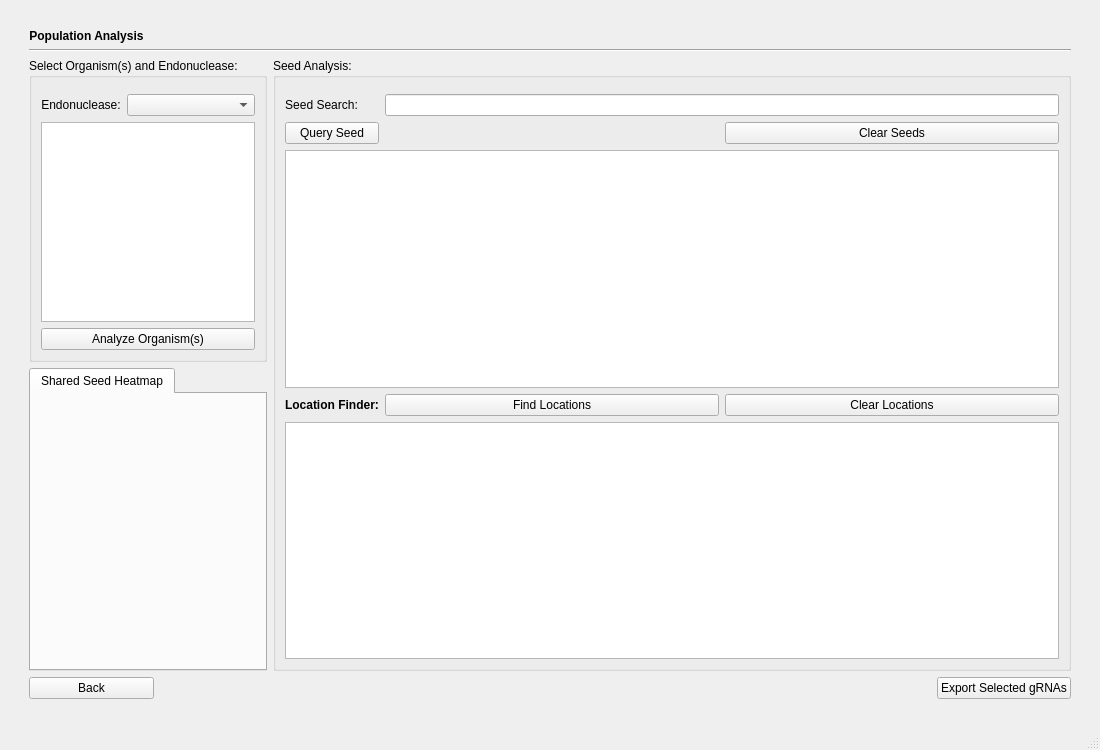
<?xml version="1.0" encoding="UTF-8"?>
<ui version="4.0">
 <class>MainWindow</class>
 <widget class="QMainWindow" name="MainWindow">
  <property name="geometry">
   <rect>
    <x>0</x>
    <y>0</y>
    <width>1100</width>
    <height>750</height>
   </rect>
  </property>
  <property name="font">
   <font>
    <family>Arial</family>
    <weight>50</weight>
    <italic>false</italic>
    <bold>false</bold>
   </font>
  </property>
  <property name="windowTitle">
   <string>Population Analysis</string>
  </property>
  <property name="styleSheet">
   <string notr="true"/>
  </property>
  <widget class="QWidget" name="centralwidget">
   <property name="styleSheet">
    <string notr="true"/>
   </property>
   <layout class="QGridLayout" name="gridLayout">
    <item row="5" column="1">
     <widget class="QGroupBox" name="groupBox">
      <property name="sizePolicy">
       <sizepolicy hsizetype="Preferred" vsizetype="Preferred">
        <horstretch>0</horstretch>
        <verstretch>0</verstretch>
       </sizepolicy>
      </property>
      <property name="maximumSize">
       <size>
        <width>16777215</width>
        <height>16777215</height>
       </size>
      </property>
      <property name="toolTip">
       <string>Please select organism(s) and an endonuclease, and click &quot;Analyze Organism(s)&quot; to populate the population analysis window.</string>
      </property>
      <property name="title">
       <string>Select Organism(s) and Endonuclease:</string>
      </property>
      <layout class="QGridLayout" name="gridLayout_2">
       <item row="1" column="0" alignment="Qt::AlignLeft">
        <widget class="QLabel" name="label_3">
         <property name="sizePolicy">
          <sizepolicy hsizetype="Preferred" vsizetype="Fixed">
           <horstretch>0</horstretch>
           <verstretch>0</verstretch>
          </sizepolicy>
         </property>
         <property name="minimumSize">
          <size>
           <width>0</width>
           <height>0</height>
          </size>
         </property>
         <property name="maximumSize">
          <size>
           <width>16777215</width>
           <height>16777215</height>
          </size>
         </property>
         <property name="text">
          <string>Endonuclease:</string>
         </property>
         <property name="alignment">
          <set>Qt::AlignCenter</set>
         </property>
        </widget>
       </item>
       <item row="4" column="0" colspan="4">
        <widget class="QPushButton" name="analyze_button">
         <property name="sizePolicy">
          <sizepolicy hsizetype="Preferred" vsizetype="Fixed">
           <horstretch>0</horstretch>
           <verstretch>0</verstretch>
          </sizepolicy>
         </property>
         <property name="minimumSize">
          <size>
           <width>0</width>
           <height>0</height>
          </size>
         </property>
         <property name="maximumSize">
          <size>
           <width>16777215</width>
           <height>16777215</height>
          </size>
         </property>
         <property name="styleSheet">
          <string notr="true"/>
         </property>
         <property name="text">
          <string>Analyze Organism(s)</string>
         </property>
         <property name="default">
          <bool>false</bool>
         </property>
         <property name="flat">
          <bool>false</bool>
         </property>
        </widget>
       </item>
       <item row="3" column="0" colspan="4">
        <widget class="QTableWidget" name="org_Table">
         <property name="sizePolicy">
          <sizepolicy hsizetype="Preferred" vsizetype="Preferred">
           <horstretch>0</horstretch>
           <verstretch>0</verstretch>
          </sizepolicy>
         </property>
         <property name="minimumSize">
          <size>
           <width>0</width>
           <height>0</height>
          </size>
         </property>
         <property name="maximumSize">
          <size>
           <width>16777215</width>
           <height>16777215</height>
          </size>
         </property>
         <property name="sizeAdjustPolicy">
          <enum>QAbstractScrollArea::AdjustToContents</enum>
         </property>
         <property name="horizontalScrollMode">
          <enum>QAbstractItemView::ScrollPerPixel</enum>
         </property>
         <attribute name="horizontalHeaderVisible">
          <bool>true</bool>
         </attribute>
         <attribute name="horizontalHeaderCascadingSectionResizes">
          <bool>true</bool>
         </attribute>
         <attribute name="horizontalHeaderDefaultSectionSize">
          <number>100</number>
         </attribute>
         <attribute name="horizontalHeaderHighlightSections">
          <bool>true</bool>
         </attribute>
         <attribute name="horizontalHeaderMinimumSectionSize">
          <number>100</number>
         </attribute>
         <attribute name="horizontalHeaderStretchLastSection">
          <bool>true</bool>
         </attribute>
        </widget>
       </item>
       <item row="1" column="1" colspan="3">
        <widget class="QComboBox" name="endoBox">
         <property name="sizePolicy">
          <sizepolicy hsizetype="Expanding" vsizetype="Fixed">
           <horstretch>0</horstretch>
           <verstretch>0</verstretch>
          </sizepolicy>
         </property>
         <property name="minimumSize">
          <size>
           <width>0</width>
           <height>0</height>
          </size>
         </property>
         <property name="maximumSize">
          <size>
           <width>16777215</width>
           <height>16777215</height>
          </size>
         </property>
        </widget>
       </item>
       <item row="0" column="0" colspan="4">
        <widget class="QLabel" name="spacer_2">
         <property name="sizePolicy">
          <sizepolicy hsizetype="Expanding" vsizetype="Fixed">
           <horstretch>0</horstretch>
           <verstretch>0</verstretch>
          </sizepolicy>
         </property>
         <property name="font">
          <font>
           <pointsize>1</pointsize>
          </font>
         </property>
         <property name="text">
          <string/>
         </property>
        </widget>
       </item>
      </layout>
     </widget>
    </item>
    <item row="5" column="3" rowspan="2">
     <spacer name="horizontalSpacer_2">
      <property name="orientation">
       <enum>Qt::Horizontal</enum>
      </property>
      <property name="sizeType">
       <enum>QSizePolicy::Fixed</enum>
      </property>
      <property name="sizeHint" stdset="0">
       <size>
        <width>20</width>
        <height>20</height>
       </size>
      </property>
     </spacer>
    </item>
    <item row="6" column="1">
     <widget class="QTabWidget" name="tabWidget">
      <property name="sizePolicy">
       <sizepolicy hsizetype="Preferred" vsizetype="Preferred">
        <horstretch>0</horstretch>
        <verstretch>0</verstretch>
       </sizepolicy>
      </property>
      <property name="maximumSize">
       <size>
        <width>16777215</width>
        <height>16777215</height>
       </size>
      </property>
      <property name="toolTip">
       <string>&lt;html&gt;&lt;head/&gt;&lt;body&gt;&lt;p&gt;Heatmap of shared repeats between all selected organisms. Diagonals show number of self-contained repeats. Axis labels correspond to the rows of the organism selection table.&lt;/p&gt;&lt;/body&gt;&lt;/html&gt;</string>
      </property>
      <property name="currentIndex">
       <number>0</number>
      </property>
      <widget class="QWidget" name="tab_3">
       <attribute name="title">
        <string>Shared Seed Heatmap</string>
       </attribute>
       <layout class="QVBoxLayout" name="verticalLayout">
        <item>
         <widget class="QWidget" name="colormap_figure" native="true">
          <property name="sizePolicy">
           <sizepolicy hsizetype="Preferred" vsizetype="Preferred">
            <horstretch>0</horstretch>
            <verstretch>0</verstretch>
           </sizepolicy>
          </property>
         </widget>
        </item>
       </layout>
      </widget>
     </widget>
    </item>
    <item row="5" column="0" rowspan="2">
     <spacer name="horizontalSpacer">
      <property name="orientation">
       <enum>Qt::Horizontal</enum>
      </property>
      <property name="sizeType">
       <enum>QSizePolicy::Fixed</enum>
      </property>
      <property name="sizeHint" stdset="0">
       <size>
        <width>20</width>
        <height>20</height>
       </size>
      </property>
     </spacer>
    </item>
    <item row="4" column="1" colspan="2">
     <widget class="Line" name="line">
      <property name="orientation">
       <enum>Qt::Horizontal</enum>
      </property>
     </widget>
    </item>
    <item row="3" column="1" colspan="2" alignment="Qt::AlignLeft">
     <widget class="QLabel" name="label">
      <property name="sizePolicy">
       <sizepolicy hsizetype="Minimum" vsizetype="Fixed">
        <horstretch>0</horstretch>
        <verstretch>0</verstretch>
       </sizepolicy>
      </property>
      <property name="font">
       <font>
        <family>Arial</family>
        <weight>50</weight>
        <italic>false</italic>
        <bold>false</bold>
       </font>
      </property>
      <property name="styleSheet">
       <string notr="true"/>
      </property>
      <property name="text">
       <string>&lt;html&gt;&lt;head/&gt;&lt;body&gt;&lt;p&gt;&lt;span style=&quot; font-weight:600;&quot;&gt;Population Analysis&lt;/span&gt;&lt;/p&gt;&lt;/body&gt;&lt;/html&gt;</string>
      </property>
      <property name="alignment">
       <set>Qt::AlignCenter</set>
      </property>
     </widget>
    </item>
    <item row="7" column="1" colspan="2">
     <layout class="QHBoxLayout" name="horizontalLayout">
      <property name="sizeConstraint">
       <enum>QLayout::SetMinimumSize</enum>
      </property>
      <item alignment="Qt::AlignLeft">
       <widget class="QPushButton" name="goBackButton">
        <property name="sizePolicy">
         <sizepolicy hsizetype="Minimum" vsizetype="Fixed">
          <horstretch>0</horstretch>
          <verstretch>0</verstretch>
         </sizepolicy>
        </property>
        <property name="minimumSize">
         <size>
          <width>125</width>
          <height>0</height>
         </size>
        </property>
        <property name="maximumSize">
         <size>
          <width>16777215</width>
          <height>16777215</height>
         </size>
        </property>
        <property name="text">
         <string>Back</string>
        </property>
       </widget>
      </item>
      <item alignment="Qt::AlignRight">
       <widget class="QPushButton" name="export_button">
        <property name="sizePolicy">
         <sizepolicy hsizetype="Minimum" vsizetype="Fixed">
          <horstretch>0</horstretch>
          <verstretch>0</verstretch>
         </sizepolicy>
        </property>
        <property name="minimumSize">
         <size>
          <width>125</width>
          <height>0</height>
         </size>
        </property>
        <property name="maximumSize">
         <size>
          <width>16777215</width>
          <height>16777215</height>
         </size>
        </property>
        <property name="toolTip">
         <string>&lt;html&gt;&lt;head/&gt;&lt;body&gt;&lt;p&gt;Click to export selected gRNAs. &lt;span style=&quot; font-weight:600;&quot;&gt;Note: &lt;/span&gt;only rows from the first (top right) table can be selected and exported.&lt;/p&gt;&lt;/body&gt;&lt;/html&gt;</string>
        </property>
        <property name="text">
         <string>Export Selected gRNAs</string>
        </property>
       </widget>
      </item>
     </layout>
    </item>
    <item row="2" column="1" colspan="2">
     <spacer name="verticalSpacer_2">
      <property name="orientation">
       <enum>Qt::Vertical</enum>
      </property>
      <property name="sizeType">
       <enum>QSizePolicy::Fixed</enum>
      </property>
      <property name="sizeHint" stdset="0">
       <size>
        <width>20</width>
        <height>20</height>
       </size>
      </property>
     </spacer>
    </item>
    <item row="8" column="1" colspan="2">
     <spacer name="verticalSpacer">
      <property name="orientation">
       <enum>Qt::Vertical</enum>
      </property>
      <property name="sizeType">
       <enum>QSizePolicy::Fixed</enum>
      </property>
      <property name="sizeHint" stdset="0">
       <size>
        <width>20</width>
        <height>20</height>
       </size>
      </property>
     </spacer>
    </item>
    <item row="5" column="2" rowspan="2">
     <widget class="QGroupBox" name="groupBox_2">
      <property name="sizePolicy">
       <sizepolicy hsizetype="Expanding" vsizetype="Expanding">
        <horstretch>0</horstretch>
        <verstretch>0</verstretch>
       </sizepolicy>
      </property>
      <property name="toolTip">
       <string>&lt;html&gt;&lt;head/&gt;&lt;body&gt;&lt;p&gt;These tables show the seeds that are conserved among &lt;span style=&quot; font-weight:600;&quot;&gt;all &lt;/span&gt;selected organisms.&lt;/p&gt;&lt;/body&gt;&lt;/html&gt;</string>
      </property>
      <property name="title">
       <string>Seed Analysis:</string>
      </property>
      <layout class="QGridLayout" name="gridLayout_3">
       <item row="7" column="2">
        <widget class="QPushButton" name="find_locs_button">
         <property name="sizePolicy">
          <sizepolicy hsizetype="Preferred" vsizetype="Fixed">
           <horstretch>0</horstretch>
           <verstretch>0</verstretch>
          </sizepolicy>
         </property>
         <property name="minimumSize">
          <size>
           <width>0</width>
           <height>0</height>
          </size>
         </property>
         <property name="maximumSize">
          <size>
           <width>16777215</width>
           <height>16777215</height>
          </size>
         </property>
         <property name="text">
          <string>Find Locations</string>
         </property>
        </widget>
       </item>
       <item row="6" column="1" colspan="3">
        <widget class="QTableWidget" name="table2">
         <property name="sizePolicy">
          <sizepolicy hsizetype="Expanding" vsizetype="Expanding">
           <horstretch>0</horstretch>
           <verstretch>0</verstretch>
          </sizepolicy>
         </property>
         <property name="minimumSize">
          <size>
           <width>0</width>
           <height>0</height>
          </size>
         </property>
         <property name="maximumSize">
          <size>
           <width>16777215</width>
           <height>16777215</height>
          </size>
         </property>
         <property name="toolTip">
          <string>&lt;html&gt;&lt;head/&gt;&lt;body&gt;&lt;p&gt;&lt;span style=&quot; font-weight:600;&quot;&gt;% Coverage&lt;/span&gt;: percentage of analyzed organisms covered by the given seed sequence. (Ex. a coverage of 75% for an analysis of 4 organisms means that the seed appears in 3/4 of the organisms) &lt;/p&gt;&lt;p&gt;&lt;span style=&quot; font-weight:600;&quot;&gt;Total Repeats&lt;/span&gt;: the total number of times the seed sequence is repeated across all organisms analyzed &lt;/p&gt;&lt;p&gt;&lt;span style=&quot; font-weight:600;&quot;&gt;Avg. Repeats/Scaffold&lt;/span&gt;: the average number of times the seed sequence is repeated per scaffold/chromosome/contig (varies depending on how the organism’s FASTA file is arranged) &lt;/p&gt;&lt;p&gt;&lt;span style=&quot; font-weight:600;&quot;&gt;Consensus Sequence&lt;/span&gt;: the full length guide RNA sequence that appears most commonly amongst all occurrences of the given seed. &lt;/p&gt;&lt;p&gt;&lt;span style=&quot; font-weight:600;&quot;&gt;% Consensus&lt;/span&gt;: the percentage of all seed repeats that have the tail of the consensus sequence. &lt;/p&gt;&lt;p&gt;&lt;span style=&quot; font-weight:600;&quot;&gt;Score&lt;/span&gt;: on-target score for the consensus sequence.&lt;/p&gt;&lt;p&gt;&lt;span style=&quot; font-weight:600;&quot;&gt;PAM&lt;/span&gt;: the protospacer adjacent motif of the consensus sequence.&lt;/p&gt;&lt;p&gt;&lt;span style=&quot; font-weight:600;&quot;&gt;Strand&lt;/span&gt;: the strand directionality (+ or -) of the consensus sequence.&lt;/p&gt;&lt;/body&gt;&lt;/html&gt;</string>
         </property>
         <property name="toolTipDuration">
          <number>-1</number>
         </property>
         <property name="sizeAdjustPolicy">
          <enum>QAbstractScrollArea::AdjustToContents</enum>
         </property>
         <property name="verticalScrollMode">
          <enum>QAbstractItemView::ScrollPerPixel</enum>
         </property>
         <property name="horizontalScrollMode">
          <enum>QAbstractItemView::ScrollPerPixel</enum>
         </property>
         <attribute name="horizontalHeaderCascadingSectionResizes">
          <bool>true</bool>
         </attribute>
         <attribute name="horizontalHeaderStretchLastSection">
          <bool>false</bool>
         </attribute>
        </widget>
       </item>
       <item row="10" column="1" colspan="3">
        <widget class="QTableWidget" name="loc_finder_table">
         <property name="sizePolicy">
          <sizepolicy hsizetype="Expanding" vsizetype="Expanding">
           <horstretch>0</horstretch>
           <verstretch>0</verstretch>
          </sizepolicy>
         </property>
         <property name="minimumSize">
          <size>
           <width>0</width>
           <height>0</height>
          </size>
         </property>
         <property name="maximumSize">
          <size>
           <width>16777215</width>
           <height>16777215</height>
          </size>
         </property>
         <property name="sizeAdjustPolicy">
          <enum>QAbstractScrollArea::AdjustToContents</enum>
         </property>
         <property name="selectionMode">
          <enum>QAbstractItemView::NoSelection</enum>
         </property>
         <property name="horizontalScrollMode">
          <enum>QAbstractItemView::ScrollPerPixel</enum>
         </property>
         <attribute name="horizontalHeaderCascadingSectionResizes">
          <bool>true</bool>
         </attribute>
         <attribute name="horizontalHeaderStretchLastSection">
          <bool>false</bool>
         </attribute>
        </widget>
       </item>
       <item row="7" column="1">
        <widget class="QLabel" name="label_4">
         <property name="font">
          <font>
           <family>Arial</family>
           <weight>50</weight>
           <italic>false</italic>
           <bold>false</bold>
          </font>
         </property>
         <property name="toolTip">
          <string>&lt;html&gt;&lt;head/&gt;&lt;body&gt;&lt;p&gt;Highlight a seed and click &amp;quot;Find Locations&amp;quot; to view the exact location and organism of every repeat belonging to that seed.&lt;/p&gt;&lt;/body&gt;&lt;/html&gt;</string>
         </property>
         <property name="text">
          <string>&lt;html&gt;&lt;head/&gt;&lt;body&gt;&lt;p&gt;&lt;span style=&quot; font-weight:600;&quot;&gt;Location Finder:&lt;/span&gt;&lt;/p&gt;&lt;/body&gt;&lt;/html&gt;</string>
         </property>
         <property name="alignment">
          <set>Qt::AlignLeading|Qt::AlignLeft|Qt::AlignVCenter</set>
         </property>
        </widget>
       </item>
       <item row="7" column="3">
        <widget class="QPushButton" name="clear_loc_button">
         <property name="sizePolicy">
          <sizepolicy hsizetype="Preferred" vsizetype="Fixed">
           <horstretch>0</horstretch>
           <verstretch>0</verstretch>
          </sizepolicy>
         </property>
         <property name="minimumSize">
          <size>
           <width>0</width>
           <height>0</height>
          </size>
         </property>
         <property name="maximumSize">
          <size>
           <width>16777215</width>
           <height>16777215</height>
          </size>
         </property>
         <property name="text">
          <string>Clear Locations</string>
         </property>
        </widget>
       </item>
       <item row="4" column="3">
        <widget class="QPushButton" name="clear_Button">
         <property name="sizePolicy">
          <sizepolicy hsizetype="Preferred" vsizetype="Fixed">
           <horstretch>0</horstretch>
           <verstretch>0</verstretch>
          </sizepolicy>
         </property>
         <property name="minimumSize">
          <size>
           <width>0</width>
           <height>0</height>
          </size>
         </property>
         <property name="maximumSize">
          <size>
           <width>16777215</width>
           <height>16777215</height>
          </size>
         </property>
         <property name="text">
          <string>Clear Seeds</string>
         </property>
        </widget>
       </item>
       <item row="1" column="1">
        <widget class="QLabel" name="seed_label">
         <property name="sizePolicy">
          <sizepolicy hsizetype="Fixed" vsizetype="Preferred">
           <horstretch>0</horstretch>
           <verstretch>0</verstretch>
          </sizepolicy>
         </property>
         <property name="minimumSize">
          <size>
           <width>0</width>
           <height>0</height>
          </size>
         </property>
         <property name="maximumSize">
          <size>
           <width>16777215</width>
           <height>16777215</height>
          </size>
         </property>
         <property name="text">
          <string>Seed Search:</string>
         </property>
         <property name="alignment">
          <set>Qt::AlignCenter</set>
         </property>
        </widget>
       </item>
       <item row="0" column="1" colspan="3">
        <widget class="QLabel" name="spacer_1">
         <property name="sizePolicy">
          <sizepolicy hsizetype="Expanding" vsizetype="Fixed">
           <horstretch>0</horstretch>
           <verstretch>0</verstretch>
          </sizepolicy>
         </property>
         <property name="font">
          <font>
           <pointsize>1</pointsize>
          </font>
         </property>
         <property name="text">
          <string/>
         </property>
        </widget>
       </item>
       <item row="4" column="1">
        <widget class="QPushButton" name="query_seed_button">
         <property name="sizePolicy">
          <sizepolicy hsizetype="Preferred" vsizetype="Fixed">
           <horstretch>0</horstretch>
           <verstretch>0</verstretch>
          </sizepolicy>
         </property>
         <property name="minimumSize">
          <size>
           <width>0</width>
           <height>0</height>
          </size>
         </property>
         <property name="maximumSize">
          <size>
           <width>16777215</width>
           <height>16777215</height>
          </size>
         </property>
         <property name="text">
          <string>Query Seed</string>
         </property>
        </widget>
       </item>
       <item row="1" column="2" colspan="2">
        <widget class="QLineEdit" name="seed_input">
         <property name="sizePolicy">
          <sizepolicy hsizetype="Expanding" vsizetype="Fixed">
           <horstretch>0</horstretch>
           <verstretch>0</verstretch>
          </sizepolicy>
         </property>
         <property name="minimumSize">
          <size>
           <width>0</width>
           <height>0</height>
          </size>
         </property>
         <property name="maximumSize">
          <size>
           <width>16777215</width>
           <height>16777215</height>
          </size>
         </property>
        </widget>
       </item>
      </layout>
     </widget>
    </item>
   </layout>
  </widget>
  <widget class="QMenuBar" name="menubar">
   <property name="geometry">
    <rect>
     <x>0</x>
     <y>0</y>
     <width>1100</width>
     <height>21</height>
    </rect>
   </property>
  </widget>
  <widget class="QStatusBar" name="statusbar"/>
  <action name="actionMetaGenome_Parser">
   <property name="text">
    <string>MetaGenome Parser</string>
   </property>
  </action>
 </widget>
 <resources/>
 <connections/>
</ui>
